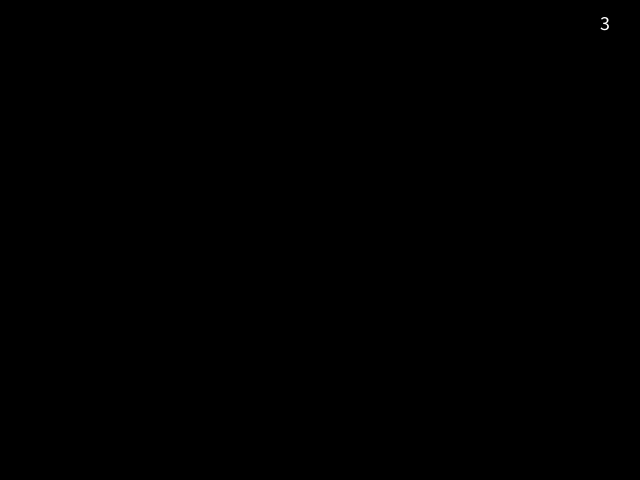
Frame 1 (no input)
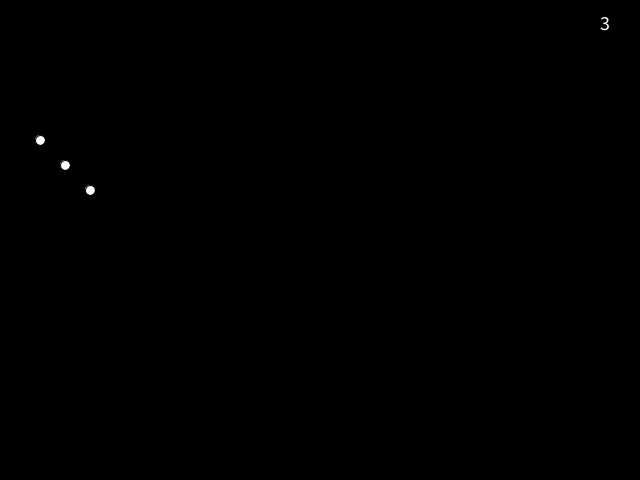
Frame 60 (the mouse pressed at the canvas centre just before this capture)
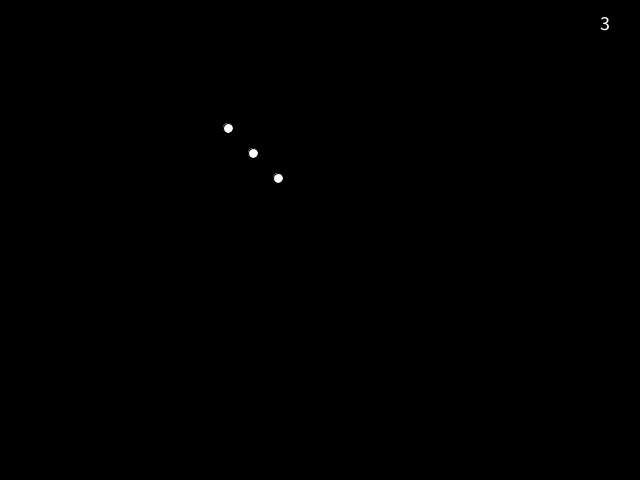
Frame 120 (the mouse held since frame 60 and released just before this capture)

The Processing sketch that drew these frames (run headless with seeded random() and noise(); from frame 60 on, the mouse is pressed at the canvas centre):

// Processing sketch: ballz
// ── ballz.pde
boolean moveable;

float ballx;
int score;

ArrayList<Ball> balllist;

void setup() {
  size(640, 480);
  balllist = new ArrayList<Ball>();
  
  ballx = width / 2;
  
  moveable = false;
  score = 3;
}

void draw() {
  background(0);
  
  textSize(20);
  textAlign(RIGHT);
  fill(255);
  text(score, width - 30, 30);
  
  if (moveable) {
    
    fill(255);
    circle(ballx, height - 60, 10);
    
  } else {
    if (balllist.size() < score && frameCount % 5 == 0) {
      Ball b = new Ball(ballx, height - 60, 10);
      
      b.vel = new PVector(-1, -1);
      
      balllist.add(b);
    }
    
    for (Ball b : balllist) {
      for (int i = 0; i < 5; i++) {
        b.move();
        
        if (b.pos.y > height - b.r) {
          balllist.remove(b);
        }
      }
      b.draw();
    }
  }
}

// ── ball.pde
class Ball {
  PVector pos;
  PVector vel;
  float r;
  Ball(float x_, float y_, float r_) {
    this.pos = new PVector(x_, y_);
    this.r = r_;
  }
  
  void move() {
    this.pos = this.pos.add(this.vel);
    if (this.pos.x < r || this.pos.x > width - r) {
      this.vel.x *= -1;
    }
    if (this.pos.y < r) {
      this.vel.y *= -1;
    }
  }
  
  void draw() {
    fill(255);
    circle(this.pos.x, this.pos.y, this.r);
  }
}

// ── ballPickup.pde
class BallPickup {
  PVector pos;
  int r;
  int blockSize;
  
  BallPickup(int x, int y, int r_, int bs) {
    this.pos = new PVector(x, y);
    this.r = r_;
    this.blockSize = bs;
  }
  
  boolean touching(Ball b) {
    return(sq(this.r) + sq(b.r) >= sq(pos.dist(b.pos)));
  }
  
  void draw() {
    fill(0, 0, 100);
    circle(this.pos.x, this.pos.y, this.r * 2);
  }
  
  void moveDown() {
    this.pos.y += this.blockSize;
  }
}

// ── block.pde
class Block {
  PVector pos;
  int wid;
  Block(int x, int y, int wid_) {
    pos = new PVector(x, y);
    this.wid = wid_;
  }
  
  void draw() {
    fill(255, 0, 0);
    square(this.pos.x, this.pos.y, this.wid);
  }
}
